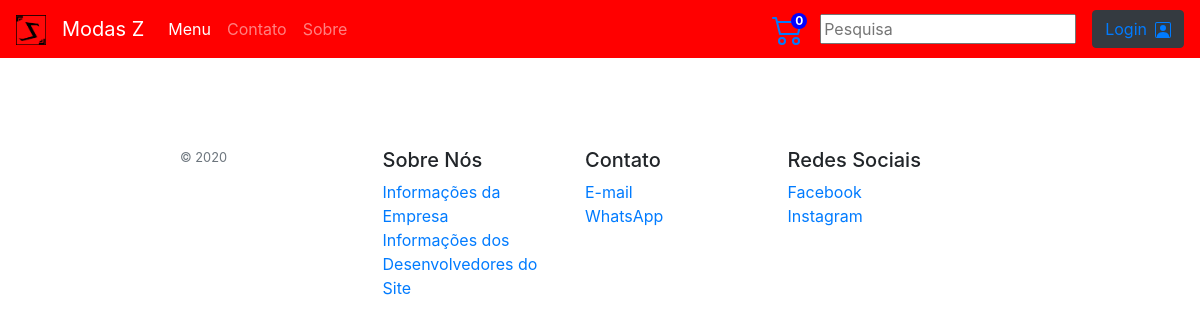
The page /indexAlterarProduto.php on the database as committed earlier.
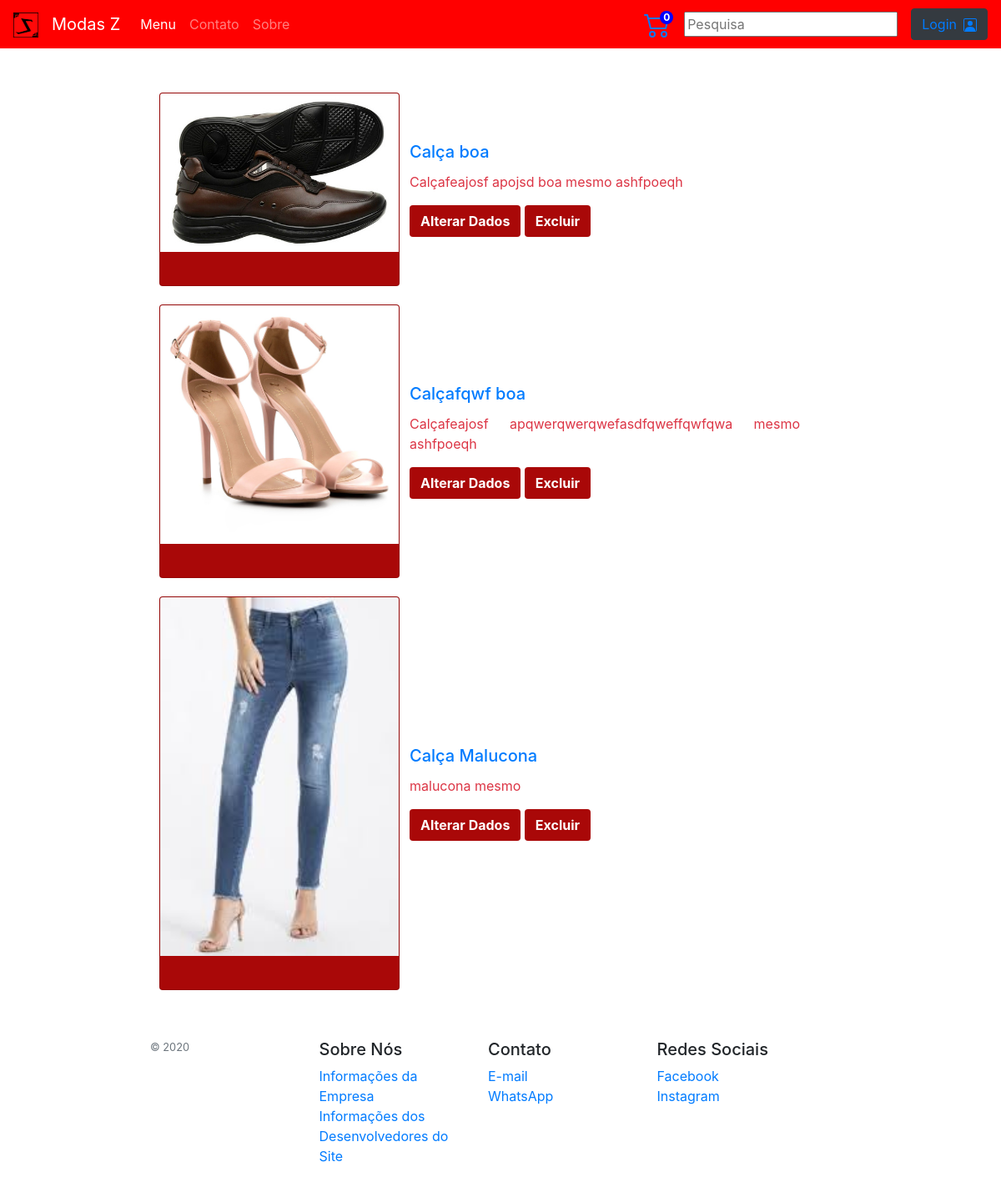
The same page on the database as committed later.
### tables this page shows
CREATE TABLE `produtos` (
  `id` int(11) NOT NULL,
  `nome` varchar(300) NOT NULL,
  `anoLancamento` year(4) NOT NULL,
  `descricaoM` varchar(600) NOT NULL,
  `preco` double NOT NULL,
  `qtd` int(11) NOT NULL,
  `ntp` int(11) NOT NULL,
  `tamanho` varchar(300) NOT NULL,
  `foto` varchar(100) NOT NULL,
  `descricaoP` varchar(10000) NOT NULL
);

### indexAlterarProduto.php (the view, shortened to what the changed rows need)
<?php
include('conexao.php');
?>
<!DOCTYPE html>
<html>
<head>
  <link rel="stylesheet" type="text/css" href="CSS/bootstrap.min.css">
  <link rel="stylesheet" type="text/css" href="CSS/my.css">
</head>
<body>
 <?php
  $script = "SELECT * FROM produtos";
  $consulta = $conexao->query($script);
  if (!$consulta) {
    echo "Deu erro!";
    echo $conexao->error;
  } else {
    $total = $consulta->num_rows;
    if ($total > 0) {
      echo '
      <table>
        <tbody id="myTable">';
      while ($linha = $consulta->fetch_array(MYSQLI_ASSOC)) {
        $id = $linha['id'];
        $nomeP = $linha['nome'];
        $descricaoMenu = $linha['descricaoM'];
        $foto = $linha['foto'];
  echo '
      <tr>
        <td>
          <div class="card" style="width: 18rem; margin: 10px;">
            <img class="card-img-top" src="' . $foto . '" alt="Card image cap">
            <div class="card-body">
            </div>
          </div>
        </td>
        <td>
          <h5 class="card-title text-primary text-justify">' . $nomeP . '</h5>
          <p class="card-text text-danger text-justify">' . $descricaoMenu . '</p>
          <button type="button" class="btn darkmode-ignore btnAlterarProduto font-weight-bold" style="background-color: #A90808;"><a href="alterarProduto.php?id=' . $id . '" style="color: white;">Alterar Dados</a></button>
          <button type="button" class="btn darkmode-ignore btnAlterarProduto font-weight-bold" style="background-color: #A90808;"><a href="acaoExcluirProdutoPopUpConfirm.php?id=' . $id . '&nome=' . $nomeP . '" style="color: white;">Excluir</a></button>
        </td>
      </tr>'; }
    echo '
      </tbody>
    </table>'; }}
  ?>
    </body>
    </html>

Rows that differ between the two databases and show on the page:
added produtos: foto (picture), nome "Calça boa", descricaoM "Calçafeajosf apojsd boa mesmo ashfpoeqh"
added produtos: foto (picture), nome "Calçafqwf boa", descricaoM "Calçafeajosf apqwerqwerqwefasdfqweffqwfqwa mesmo ashfpoeqh"
added produtos: foto (picture), nome "Calça Malucona", descricaoM "malucona mesmo"
